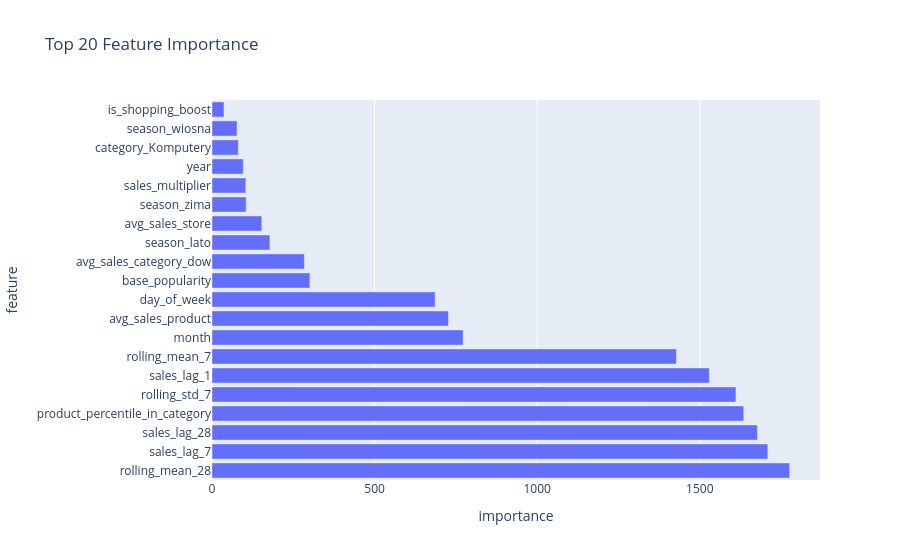

The notebook cell saved with this chart:
### Code cell
importance = pd.DataFrame({
    "feature": model.feature_name_,
    "importance": model.feature_importances_
}).sort_values("importance", ascending=False)

import plotly.express as px

fig = px.bar(
    importance.head(20),
    x="importance",
    y="feature",
    orientation="h",
    title="Top 20 Feature Importance"
)
fig.show()

### Figure 1 — Plotly figure (JSON) as saved in the notebook; plotly's stock layout.template omitted (floating-point values rounded to 4 significant figures)
{"data": [{"hovertemplate": "importance=%{x}<br>feature=%{y}<extra></extra>", "legendgroup": "", "marker": {"color": "#636efa", "pattern": {"shape": ""}}, "name": "", "orientation": "h", "showlegend": false, "textposition": "auto", "type": "bar", "x": [1776, 1709, 1677, 1635, 1611, 1529, 1428, 772, 727, 686, 301, 284, 178, 153, 105, 104, 96, 81, 77, 37], "xaxis": "x", "y": ["rolling_mean_28", "sales_lag_7", "sales_lag_28", "product_percentile_in_category", "rolling_std_7", "sales_lag_1", "rolling_mean_7", "month", "avg_sales_product", "day_of_week", "base_popularity", "avg_sales_category_dow", "season_lato", "avg_sales_store", "season_zima", "sales_multiplier", "year", "category_Komputery", "season_wiosna", "is_shopping_boost"], "yaxis": "y"}], "layout": {"barmode": "relative", "legend": {"tracegroupgap": 0}, "title": {"text": "Top 20 Feature Importance"}, "xaxis": {"anchor": "y", "domain": [0, 1], "title": {"text": "importance"}}, "yaxis": {"anchor": "x", "domain": [0, 1], "title": {"text": "feature"}}}}
